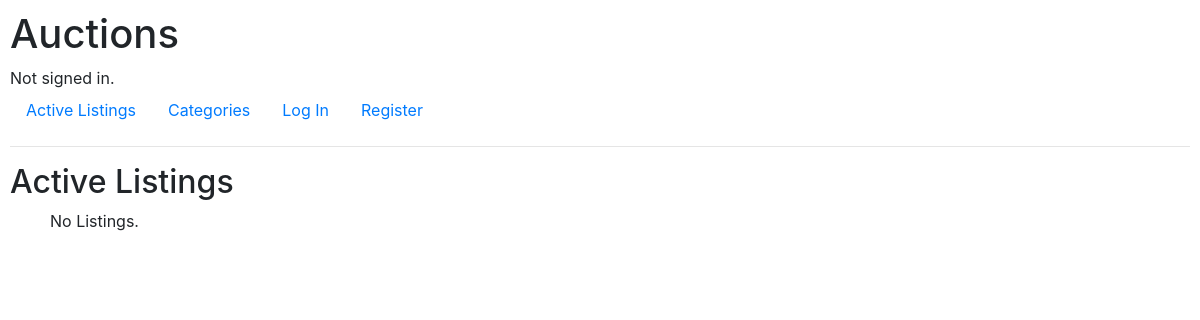
Before: / with the older database file.
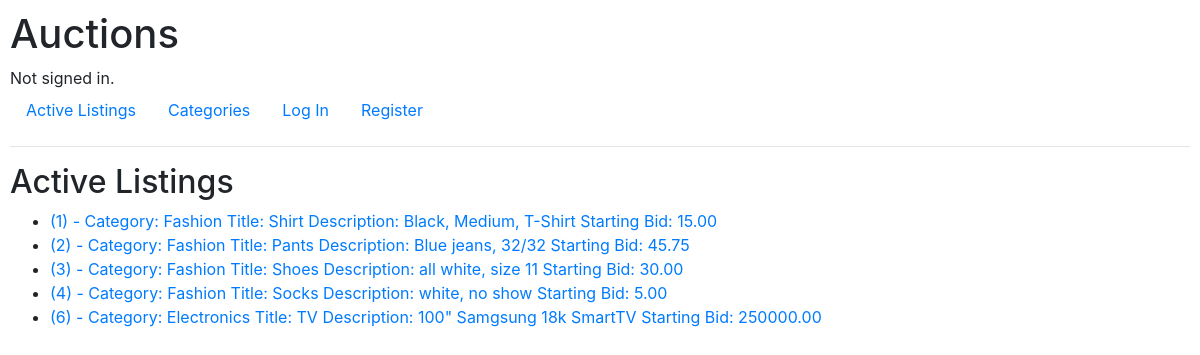
After: the same page with the newer database file.
### auctions/models.py (models this page shows)
class Listing(models.Model):
    category = models.CharField(max_length=50)
    title = models.CharField(max_length=50)
    description = models.CharField(max_length=255)
    starting_bid = models.DecimalField(max_digits=9,decimal_places=2)
    def __str__(self):
        return f"({self.id}) - Category: {self.category}{chr(10)}Title: {self.title}{chr(10)}Description: {self.description}{chr(10)}Starting Bid: {self.starting_bid}"

### auctions/views.py (the view)
# urls.py: path("", views.index, name="index"),
def index(request):
    listings = Listing.objects.all()
    return render(request, "auctions/index.html", {
        "listings": listings
    })

### auctions/templates/auctions/index.html
{% extends "auctions/layout.html" %}
{% block body %}
    <h2>Active Listings</h2>
    <ul>
    {% for listing in listings %}
        <li><a href="{% url 'auctions:listing' listing.id %}">{{listing}}</a></li>
    {% empty %}
        No Listings.
    {% endfor %}
    </ul>
{% endblock %}

### auctions/templates/auctions/layout.html (shortened to what this page needs)
{% load static %}
<!DOCTYPE html>
<html lang="en">
    <head>
        <link rel="stylesheet" href="https://stackpath.bootstrapcdn.com/bootstrap/4.4.1/css/bootstrap.min.css">
        <link href="{% static 'auctions/styles.css' %}" rel="stylesheet">
    </head>
    <body>
        <h1>Auctions</h1>
        <div>
            {% if user.is_authenticated %}
                Signed in as <strong>{{ user.username }}</strong>.
            {% else %}
                Not signed in.
            {% endif %}
        </div>
        <ul class="nav">
            <li class="nav-item">
                <a class="nav-link" href="{% url 'auctions:index' %}">Active Listings</a>
            </li>
            <li class="nav-item">
                <a class="nav-link" href="{% url 'auctions:categories' %}">Categories</a>
            </li>
            {% if user.is_authenticated %}
                <li class="nav-item">
                <a class="nav-link" href="{% url 'auctions:add' %}">Add Listing</a>
                </li>
                <li class="nav-item">
                    <a class="nav-link" href="{% url 'auctions:logout' %}">Log Out</a>
                </li>
            {% else %}
                <li class="nav-item">
                    <a class="nav-link" href="{% url 'auctions:login' %}">Log In</a>
                </li>
                <li class="nav-item">
                    <a class="nav-link" href="{% url 'auctions:register' %}">Register</a>
                </li>
            {% endif %}
        </ul>
        <hr>
        {% block body %}
        {% endblock %}
    </body>
</html>

### auctions/static/auctions/styles.css (style rules this page uses)
body { padding: 10px; }

Changed rows visible on the page:
added Listing: id+category+title "(1) - Category: Fashion Title: Shirt Description: Black, Medium, T-Shirt Starting Bid: 15.00"
added Listing: id+category+title "(2) - Category: Fashion Title: Pants Description: Blue jeans, 32/32 Starting Bid: 45.75"
added Listing: id+category+title "(3) - Category: Fashion Title: Shoes Description: all white, size 11 Starting Bid: 30.00"
added Listing: id+category+title "(4) - Category: Fashion Title: Socks Description: white, no show Starting Bid: 5.00"
added Listing: id+category+title "(6) - Category: Electronics Title: TV Description: 100\" Samgsung 18k SmartTV Starting Bid: 250000.00"
Other visible differences:
text no longer shown: "No Listings."
